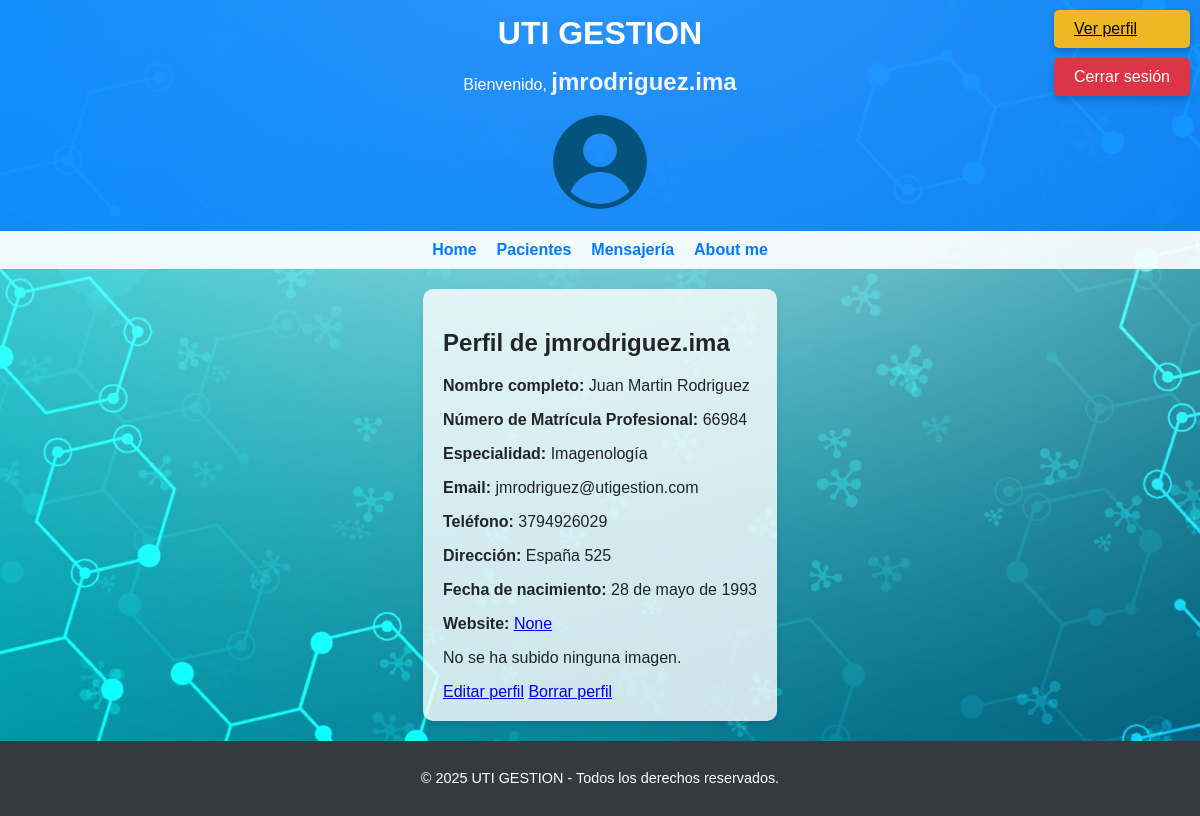
Page /perfil/perfil/ (signed in) on the committed database.
### usuarios/models.py (models this page shows, shortened)
class CustomUser(AbstractUser):
    ESPECIALIDADES = [
        ('Admision', 'Admision'),
        ('Clínica', 'Clínica'),
        ('Enfermería', 'Enfermería'),
        ('Pediatría', 'Pediatría'),
        ('Cardiología', 'Cardiología'),
        ('Traumatología', 'Traumatología'),
        ('Anestesiología', 'Anestesiología'),
        ('Terapia Intensiva', 'Terapia Intensiva'),
        ('Cirujia General', 'Cirugia General'),
        ('Imagenología', 'Imagenología'),
    ]
    especialidad = models.CharField(
        max_length=50,
        choices=ESPECIALIDADES,
        blank=True,
        null=True,
        verbose_name="Especialidad"
    )
    telefono = models.CharField(max_length=15, blank=True, null=True, verbose_name="Teléfono")
    direccion = models.CharField(max_length=150, blank=True, null=True, verbose_name="Dirección")
    fecha_nacimiento = models.DateField(blank=True, null=True, verbose_name="Fecha de nacimiento")
    nombre = models.CharField(max_length=50, blank=True, null=True, verbose_name="Nombre")  # Nuevo campo
    apellido = models.CharField(max_length=50, blank=True, null=True, verbose_name="Apellido")  # Nuevo campo
    nro_matricula_profesional = models.CharField(max_length=20, blank=True, null=True, verbose_name="Nro de Matrícula Profesional")  # Nuevo campo

### perfiles/models.py (models this page shows, shortened)
class Perfil(models.Model):
    usuario = models.OneToOneField(
        settings.AUTH_USER_MODEL,
        on_delete=models.CASCADE,
        related_name='perfil',
        verbose_name='Usuario'
    )
    imagen = models.ImageField(upload_to='avatars/', blank=True, null=True, verbose_name='Imagen de Perfil')
    link_web = models.URLField(blank=True, null=True, verbose_name='Enlace a una página web')
    email = models.EmailField(blank=True, null=True, verbose_name='Correo Electrónico')
    website = models.URLField(blank=True, null=True, verbose_name='Sitio Web')

### perfiles/views.py (the view)
# urls.py: path('perfil/', views.ver_perfil, name='ver_perfil'),
@login_required
def ver_perfil(request):
    perfil = get_object_or_404(Perfil, usuario=request.user)
    return render(request, 'perfiles/ver_perfil.html', {'perfil': perfil})

### perfiles/templates/perfiles/ver_perfil.html (shortened to what this page needs)
{% extends "hospital_uti/base.html" %}
{% block content %}
<h2>Perfil de {{ perfil.usuario.username }}</h2>
<p><strong>Nombre completo:</strong> {{ perfil.usuario.nombre }} {{ perfil.usuario.apellido }}</p>
<p><strong>Número de Matrícula Profesional:</strong> {{ perfil.usuario.nro_matricula_profesional }}</p>
<p><strong>Especialidad:</strong> {{ perfil.usuario.especialidad }}</p>
<p><strong>Email:</strong> {{ perfil.usuario.email }}</p>
<p><strong>Teléfono:</strong> {{ perfil.usuario.telefono }}</p>
<p><strong>Dirección:</strong> {{ perfil.usuario.direccion }}</p>
<p><strong>Fecha de nacimiento:</strong> {{ perfil.usuario.fecha_nacimiento }}</p>
<p><strong>Website:</strong> <a href="{{ perfil.website }}" target="_blank">{{ perfil.website }}</a></p>
{% if perfil.imagen %}
    <img src="{{ perfil.imagen.url }}" alt="Imagen de perfil" width="150">
{% else %}
    <p>No se ha subido ninguna imagen.</p>
{% endif %}
<a href="{% url 'editar_perfil' %}">Editar perfil</a>
<a href="{% url 'borrar_perfil' %}">Borrar perfil</a>
{% endblock %}

### templates/hospital_uti/base.html (shortened to what this page needs)
<!DOCTYPE html>
<html lang="es">
<head>
    {% load static %}
    <link rel="stylesheet" type="text/css" href="{% static 'css/styles.css' %}">
</head>
<body>
    <div class="container">
        <header>
            <h1>UTI GESTION</h1>
            {% if request.user.is_authenticated %}
            <p>Bienvenido, <span class="username">{{ request.user.username }}</span></p>
            <div>
                {% if request.user.perfil.imagen %}
                <img src="{{ request.user.perfil.imagen.url }}" alt="Avatar"
                    style="width: 100px; height: 100px; max-width: 100px; max-height: 100px; border-radius: 50%; object-fit: cover;">
                {% else %}
                <img src="{% static 'avatars/default_avatar.png' %}" alt="Avatar por defecto"
                    style="width: 100px; height: 100px; max-width: 100px; max-height: 100px; border-radius: 50%; object-fit: cover;">
                {% endif %}
            </div>
            {% endif %}
        </header>
        <nav>
            <ul>
                <li><a href="{% url 'home' %}">Home</a></li>
                {% if user.is_authenticated %}
                <li><a href="{% url 'inicio_pacientes' %}">Pacientes</a></li>
                <li><a href="{% url 'ver_chats' %}">Mensajería</a></li>
                {% else %}
                <li><a href="{% url 'login' %}">Iniciar sesión</a></li>
                <li><a href="{% url 'registro' %}">Registro</a></li>
                {% endif %}
                <li><a href="{% url 'about' %}">About me</a></li>
            </ul>
        </nav>
        {% if user.is_authenticated %}
        <div class="auth-buttons">
            <a href="{% url 'ver_perfil' %}" class="profile-btn">Ver perfil</a>
            <form action="{% url 'logout' %}" method="POST" style="display:inline;">
                <button type="submit" class="logout-btn">Cerrar sesión</button>
            </form>
        </div>
        {% endif %}
        <main class="content">
            {% block content %}
            {% endblock %}
        </main>
        <footer>
            <p>&copy; 2025 UTI GESTION - Todos los derechos reservados.</p>
        </footer>
    </div>
</body>
</html>

### static/css/styles.css (style rules this page uses)
body { font-family: Arial, sans-serif; margin: 0; padding: 0; display: flex; flex-direction: column; min-height: 100vh; background-image: url('/static/images/fondo_web.jpg'); background-size: cover; background-position: center; background-repeat: no-repeat; color: #212529; }
.container { display: flex; flex-direction: column; flex: 1; }
.username { font-weight: bold; font-size: 1.5rem; color: #f3f5f7; }
header { background-color: rgba(0, 123, 255, 0.8); color: white; padding: 15px; text-align: center; }
header h1 { margin: 0; font-size: 2rem; }
nav { background-color: rgba(255, 255, 255, 0.9); padding: 10px; }
nav ul { list-style: none; padding: 0; margin: 0; display: flex; gap: 20px; justify-content: center; }
nav ul li a, nav ul li button { color: #007bff; text-decoration: none; font-weight: bold; }
.auth-buttons { position: fixed; top: 10px; right: 10px; display: flex; flex-direction: column; gap: 10px; }
.profile-btn { background-color: #eeb824; color: rgb(7, 0, 0); padding: 10px 20px; border: none; border-radius: 5px; cursor: pointer; font-size: 1rem; box-shadow: 0px 4px 6px rgba(0, 0, 0, 0.2); }
.logout-btn { background-color: #dc3545; color: white; padding: 10px 20px; border: none; border-radius: 5px; cursor: pointer; font-size: 1rem; box-shadow: 0px 4px 6px rgba(0, 0, 0, 0.2); }
main.content { background: rgba(255, 255, 255, 0.8); padding: 20px; border-radius: 10px; margin: 20px auto; max-width: 1200px; box-shadow: 0px 4px 6px rgba(0, 0, 0, 0.1); flex: 1; }
footer { background-color: #343a40; color: white; text-align: center; padding: 15px; font-size: 0.9rem; margin-top: auto; }

### rows in the picture
CustomUser: user.username "jmrodriguez.ima"
Perfil: usuario.username "jmrodriguez.ima", usuario.nombre "Juan Martin", usuario.apellido "Rodriguez", usuario.nro_matricula_profesional "66984", usuario.especialidad "Imagenología", usuario.email "jmrodriguez@utigestion.com", usuario.telefono "3794926029", usuario.direccion "España 525", usuario.fecha_nacimiento "28 de mayo de 1993", website "None"
